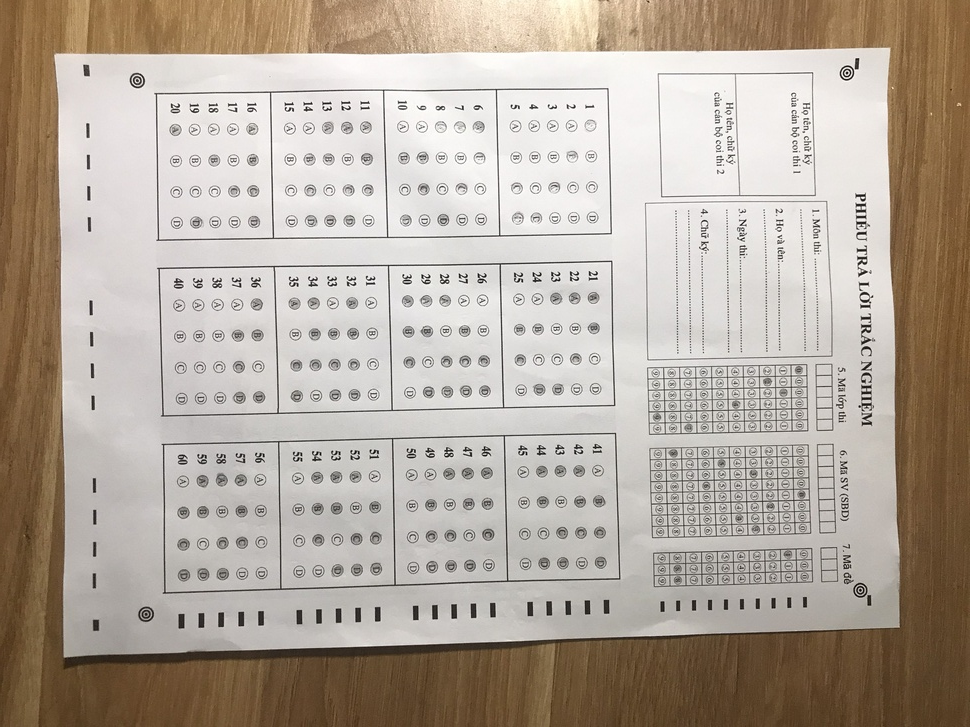
#> input picture n8.jpg, 970 x 727 px, shrunk from 2560 x 1920 before the run
$ python new.py
#> lines starting #> are read from the running program, lines starting #| are printed output that depends on the picture; after the words box and inside, x2 and y2 are one past the last pixel; in counts of white or black regions, pixels touching at a corner belong together
import cv2
import numpy as np
def order_points(pts):
    '''Rearrange coordinates to order:
      top-left, top-right, bottom-right, bottom-left'''
    rect = np.zeros((4, 2), dtype='float32')
    pts = np.array(pts)
    s = pts.sum(axis=1)
    # Top-left point will have the smallest sum.
    rect[0] = pts[np.argmin(s)]
    # Bottom-right point will have the largest sum.
    rect[2] = pts[np.argmax(s)]

    diff = np.diff(pts, axis=1)
    # Top-right point will have the smallest difference.
    rect[1] = pts[np.argmin(diff)]
    # Bottom-left will have the largest difference.
    rect[3] = pts[np.argmax(diff)]
    # Return the ordered coordinates.
    return rect.astype('int').tolist()

def find_dest(pts):
    (tl, tr, br, bl) = pts
    # Finding the maximum width.
    widthA = np.sqrt(((br[0] - bl[0]) ** 2) + ((br[1] - bl[1]) ** 2))
    widthB = np.sqrt(((tr[0] - tl[0]) ** 2) + ((tr[1] - tl[1]) ** 2))
    maxWidth = max(int(widthA), int(widthB))

    # Finding the maximum height.
    heightA = np.sqrt(((tr[0] - br[0]) ** 2) + ((tr[1] - br[1]) ** 2))
    heightB = np.sqrt(((tl[0] - bl[0]) ** 2) + ((tl[1] - bl[1]) ** 2))
    maxHeight = max(int(heightA), int(heightB))
    # Final destination co-ordinates.
    destination_corners = [[0, 0], [maxWidth, 0], [maxWidth, maxHeight], [0, maxHeight]]

    return order_points(destination_corners)
def generate_output(image: np.array, corners: list, scale: tuple = None, resize_shape: int = 640):
    corners = order_points(corners)

    if scale is not None:
        print(np.array(corners).shape, scale)
        corners = np.multiply(corners, scale)

    destination_corners = find_dest(corners)
    M = cv2.getPerspectiveTransform(np.float32(corners), np.float32(destination_corners))
    out = cv2.warpPerspective(image, M, (destination_corners[2][0], destination_corners[2][1]), flags=cv2.INTER_LANCZOS4)
    # print("corners", corners)
    # print("destination_corners", destination_corners)
    out = np.clip(out, a_min=0, a_max=255)
    out = out.astype(np.uint8)
    return out, destination_corners
def scan():
  og_image = cv2.imread("./n8.jpg")
#> og_image is the input picture: shape (727, 970, 3); mean B, G, R 158, 169.6, 180.4
  # [5 lines of commented-out code are left out]


  orig_img = og_image.copy()
  # Repeated Closing operation to remove text from the document.
  kernel = np.ones((5, 5), np.uint8)
  og_image = cv2.morphologyEx(og_image, cv2.MORPH_CLOSE, kernel, iterations=3)
  # GrabCut
  mask = np.zeros(og_image.shape[:2], np.uint8)
  bgdModel = np.zeros((1, 65), np.float64)
  fgdModel = np.zeros((1, 65), np.float64)
  rect = (20, 20, og_image.shape[1] - 20, og_image.shape[0] - 20)
  cv2.grabCut(og_image, mask, rect, bgdModel, fgdModel, 5, cv2.GC_INIT_WITH_RECT)
  mask2 = np.where((mask == 2) | (mask == 0), 0, 1).astype("uint8")
  og_image = og_image * mask2[:, :, np.newaxis]
  gray = cv2.cvtColor(og_image, cv2.COLOR_BGR2GRAY)
  gray = cv2.GaussianBlur(gray, (11, 11), 0)
  # Edge Detection.
  canny = cv2.Canny(gray, 0, 200)
#> canny: shape (727, 970); 0.39% white in thin lines or dots, all inside (x1, y1, x2, y2) = (51, 47, 970, 727)
  canny = cv2.dilate(canny, cv2.getStructuringElement(cv2.MORPH_ELLIPSE, (5, 5)))
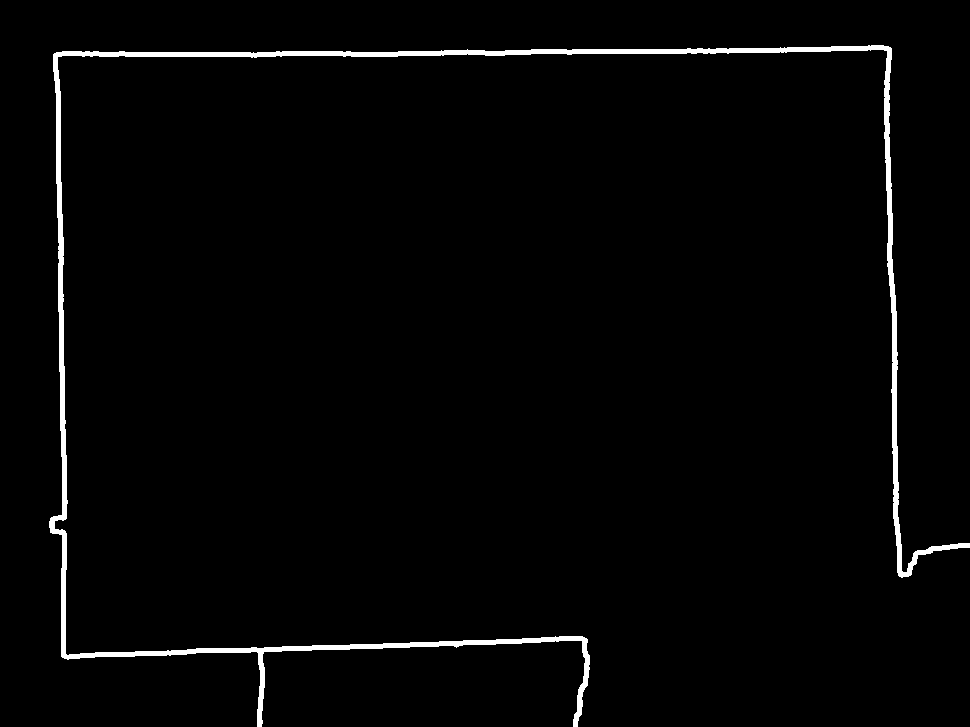
#> canny: shape (727, 970); 2% white; 1 white region


  # con = np.zeros_like(og_image)
  # Finding contours for the detected edges.
  contours, hierarchy = cv2.findContours(canny, cv2.RETR_LIST, cv2.CHAIN_APPROX_NONE)
#> contours = 1 contour; box (x1, y1, x2, y2) and area: (49, 45, 970, 727) 11259
  # Keeping only the largest detected contour.
  page = sorted(contours, key=cv2.contourArea, reverse=True)[:5]
#> page has the same summary as contours
  # con = cv2.drawContours(con, page, -1, (0, 255, 255), 3)

  con = np.zeros_like(og_image)
  # Loop over the contours.
  for c in page:
    # Approximate the contour.
    epsilon = 0.02 * cv2.arcLength(c, True)
    corners = cv2.approxPolyDP(c, epsilon, True)
    # If our approximated contour has four points
    if len(corners) == 4:
        break
#> this loop made 1 pass
#> epsilon on pass 1: 112.9
  cv2.drawContours(con, c, -1, (0, 255, 255), 3)
  cv2.drawContours(con, corners, -1, (0, 255, 0), 10)
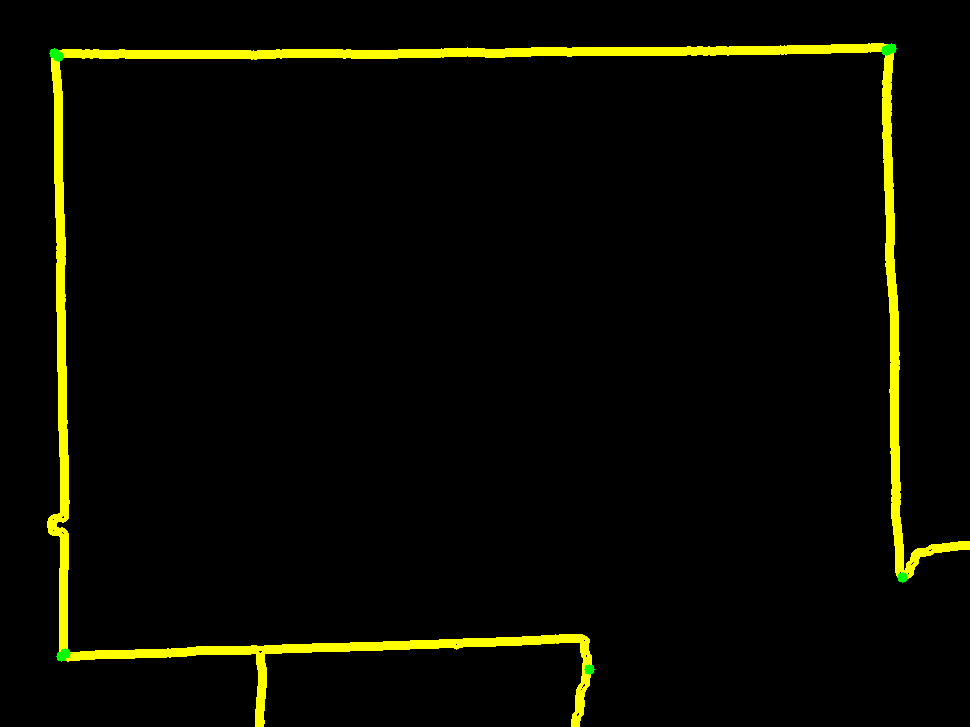
#> con: shape (727, 970, 3); mean of channels 0, 1, 2 0, 9.1, 8.9; drawn as B, G, R
  # Sorting the corners and converting them to desired shape.
  corners = sorted(np.concatenate(corners).tolist())
#> corners = [[54, 53], [58, 56], [61, 656], [65, 653], [589, 669], [886, 50], [891, 48], [902, 577]]
  output, destination_corners = generate_output(orig_img, corners)
#> in order_points, `pts = np.array(pts)`: pts has the same summary as corners in scan
#> in order_points, `s = pts.sum(axis=1)`: s = [107, 114, 717, 718, 1258, 936, 939, 1479]
#> in order_points, `diff = np.diff(pts, axis=1)`: diff = [-1, -2, 595, 588, 80, -836, -843, -325]
#> in generate_output, `corners = order_points(corners)`: corners = [[54, 53], [891, 48], [902, 577], [61, 656]]
#> in find_dest, `(tl, tr, br, bl) = pts`: tl = [54, 53]; tr = [891, 48]; br = [902, 577]; bl = [61, 656]
#> in find_dest, `widthA = np.sqrt(((br[0] - bl[0]) ** 2) + ((br[1] - bl[1]) ** 2))`: widthA = 844.7
#> in find_dest, `widthB = np.sqrt(((tr[0] - tl[0]) ** 2) + ((tr[1] - tl[1]) ** 2))`: widthB = 837
#> in find_dest, `maxWidth = max(int(widthA), int(widthB))`: maxWidth = 844
#> in find_dest, `heightA = np.sqrt(((tr[0] - br[0]) ** 2) + ((tr[1] - br[1]) ** 2))`: heightA = 529.1
#> in find_dest, `heightB = np.sqrt(((tl[0] - bl[0]) ** 2) + ((tl[1] - bl[1]) ** 2))`: heightB = 603
#> in find_dest, `destination_corners = [[0, 0], [maxWidth, 0], [maxWidth, maxHeight], [..`: destination_corners = [[0, 0], [844, 0], [844, 603], [0, 603]]
#> in generate_output, `M = cv2.getPerspectiveTransform(np.float32(corners), np.float32(destin..`: M = [[0.879, -0.0102, -46.92], [0.00597, 0.999, -53.29], [-0.000145, 1.26e-05, 1]]
#> in generate_output, `out = cv2.warpPerspective(image, M, (destination_corners[2][0], destin..`:
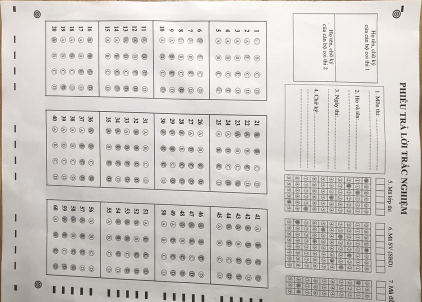
#> out: shape (603, 844, 3) (shown at 1/2 size); mean B, G, R 198.6, 202, 205.5
#> destination_corners = [[0, 0], [844, 0], [844, 603], [0, 603]]

  # Displaying the corners.
  for index, c in enumerate(corners):
    character = chr(65 + index)
    cv2.putText(con, character, tuple(c), cv2.FONT_HERSHEY_SIMPLEX, 5, (0, 0, 255), 2, cv2.LINE_AA)
#> this loop made 8 passes
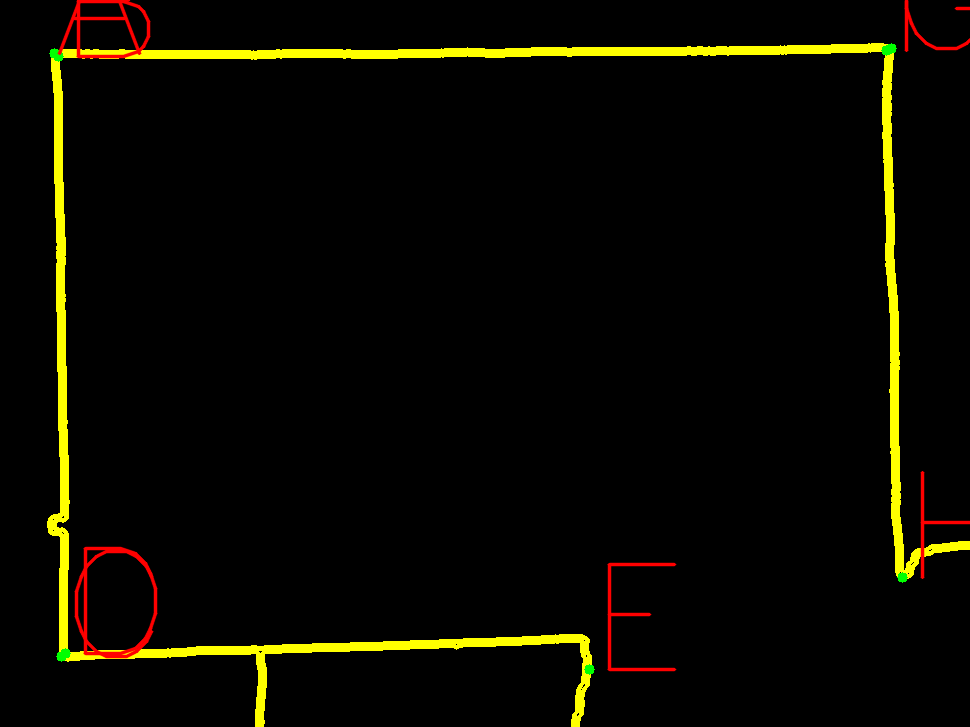
#> con: shape (727, 970, 3); 0.97% of pixels changed, all inside (x1, y1, x2, y2) = (57, 0, 970, 672); drawn as B, G, R
  height, width, channels = output.shape
  print("height, width, channels ", height, width, channels )
#| height, width, channels  603 844 3
  # print(output.shape)
  output = cv2.rotate(output, cv2.ROTATE_90_CLOCKWISE)
  height, width, channels = output.shape
  print("height, width, channels ", height, width, channels )
#| height, width, channels  844 603 3
  # [5 lines of commented-out code are left out]
  resized_image = cv2.resize(con, (528, 750))
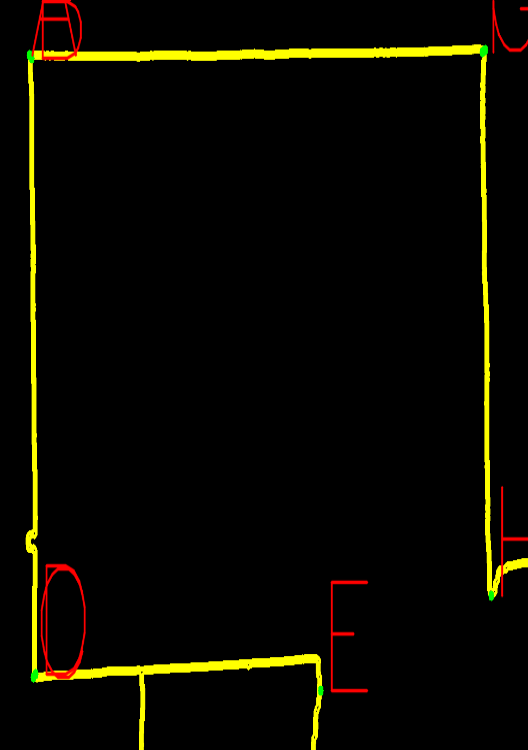
#> resized_image: shape (750, 528, 3); mean of channels 0, 1, 2 0, 8.8, 10.4; drawn as B, G, R
  cv2.imshow("a", resized_image)
  cv2.waitKey(0)
  output = cv2.resize(output, (1000, 750))
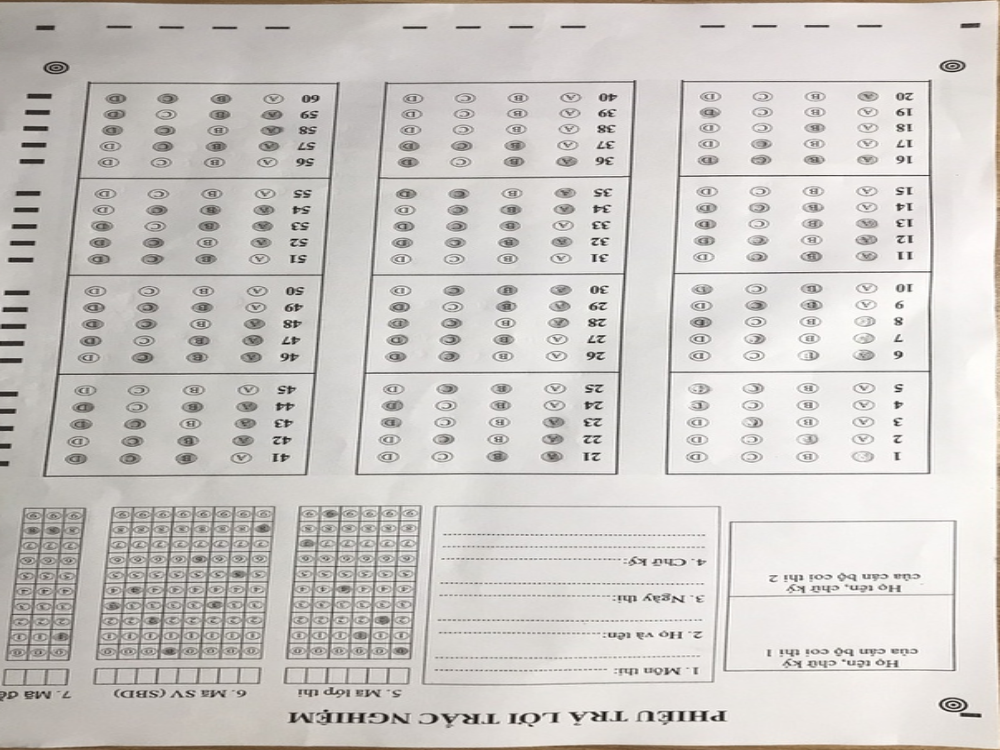
#> output: shape (750, 1000, 3); mean B, G, R 198.5, 201.9, 205.4
  cv2.imshow("b", output)
  cv2.waitKey(0)

scan()

$ run again, with n1.jpg copied over n8.jpg
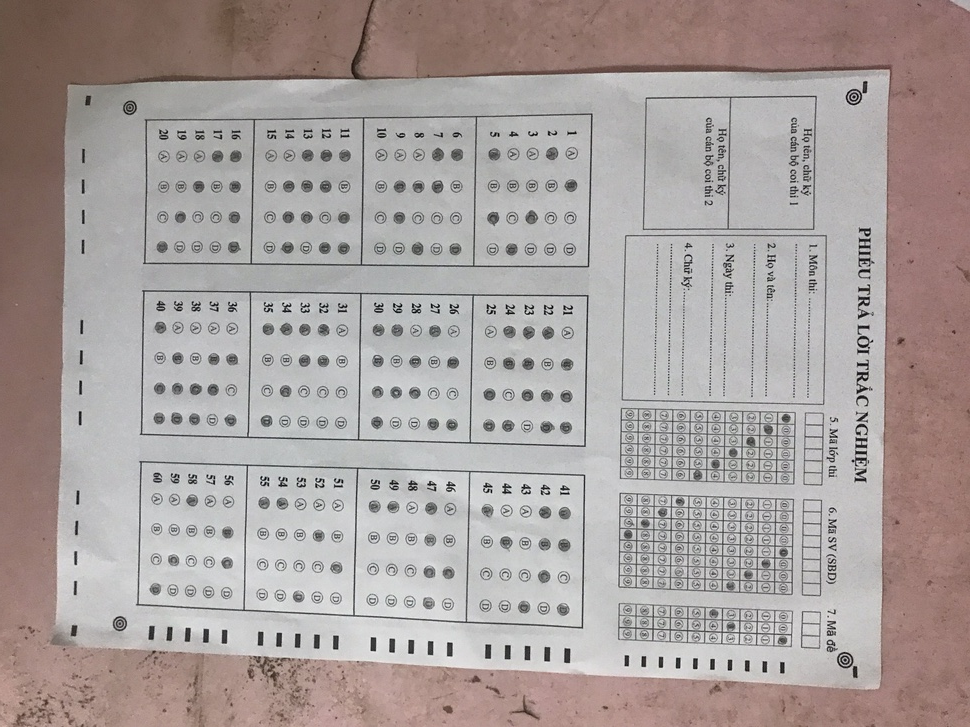
#> input picture n1.jpg, 970 x 727 px, shrunk from 2560 x 1920 before the run
#> in scan, og_image is the input picture: shape (727, 970, 3); mean B, G, R 157.2, 159.2, 168.4
#> in scan, `canny = cv2.dilate(canny, cv2.getStructuringElement(cv2.MORPH_ELLIPSE,..`:
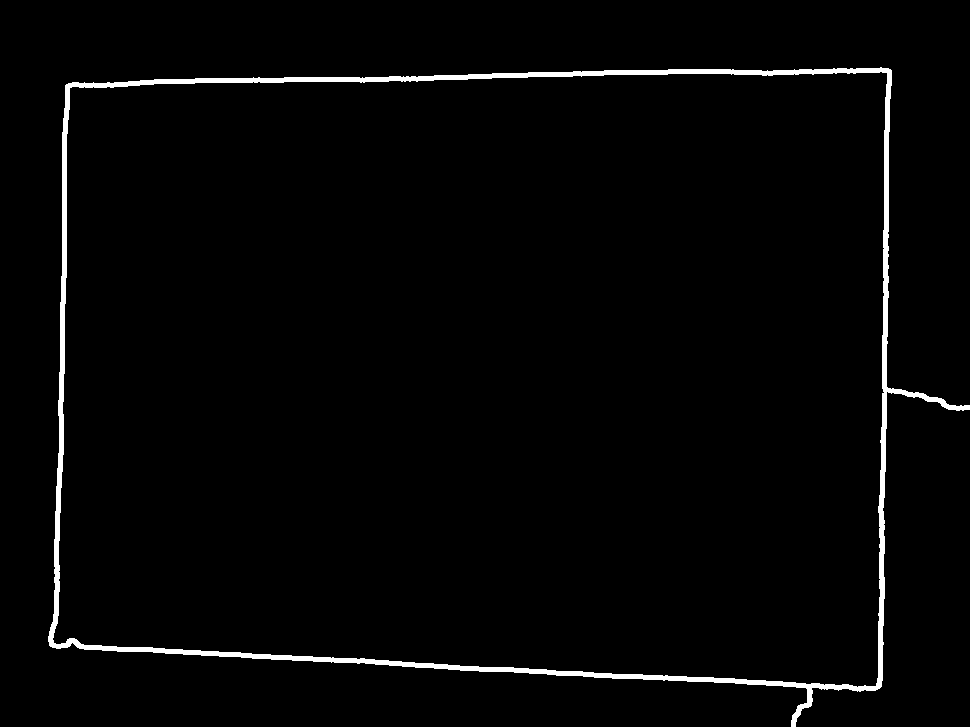
#> canny: shape (727, 970); 2.1% white; 1 white region
#> contours = 2 contours; box (x1, y1, x2, y2) and area: (48, 67, 970, 727) 492529, (52, 71, 888, 688) 480482
#> page has the same summary as contours
#> the loop in scan, `for c in page:` made 2 passes
#> epsilon on pass 1: 64.15
#> in scan, `corners = sorted(np.concatenate(corners).tolist())`: corners = [[53, 642], [70, 87], [875, 686], [887, 73]]
#> s = [695, 157, 1561, 960]
#> diff = [589, 17, -189, -814]
#> in generate_output, `corners = order_points(corners)`: corners = [[70, 87], [887, 73], [875, 686], [53, 642]]
#> tl = [70, 87]; tr = [887, 73]; br = [875, 686]; bl = [53, 642]
#> widthA = 823.2
#> widthB = 817.1
#> maxWidth = 823
#> heightA = 613.1
#> heightB = 555.3
#> maxHeight = 613
#> in find_dest, `destination_corners = [[0, 0], [maxWidth, 0], [maxWidth, maxHeight], [..`: destination_corners = [[0, 0], [823, 0], [823, 613], [0, 613]]
#> M = [[1.12, 0.0344, -81.7], [0.0193, 1.13, -99.24], [0.000129, 1.76e-05, 1]]
#> in scan, `output, destination_corners = generate_output(orig_img, corners)`: destination_corners = [[0, 0], [823, 0], [823, 613], [0, 613]]
#> the loop in scan, `for index, c in enumerate(corners):` made 4 passes
#| height, width, channels  613 823 3
#| height, width, channels  823 613 3
#> in scan, `output = cv2.resize(output, (1000, 750))`:
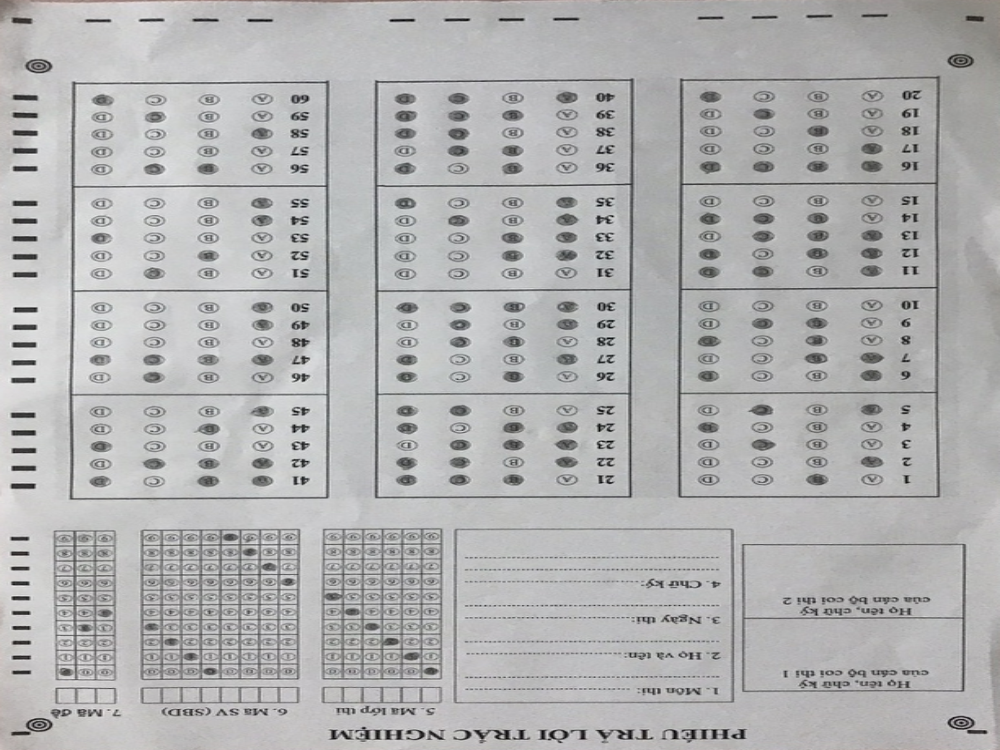
#> output: shape (750, 1000, 3); mean B, G, R 177.7, 177.3, 177.2
